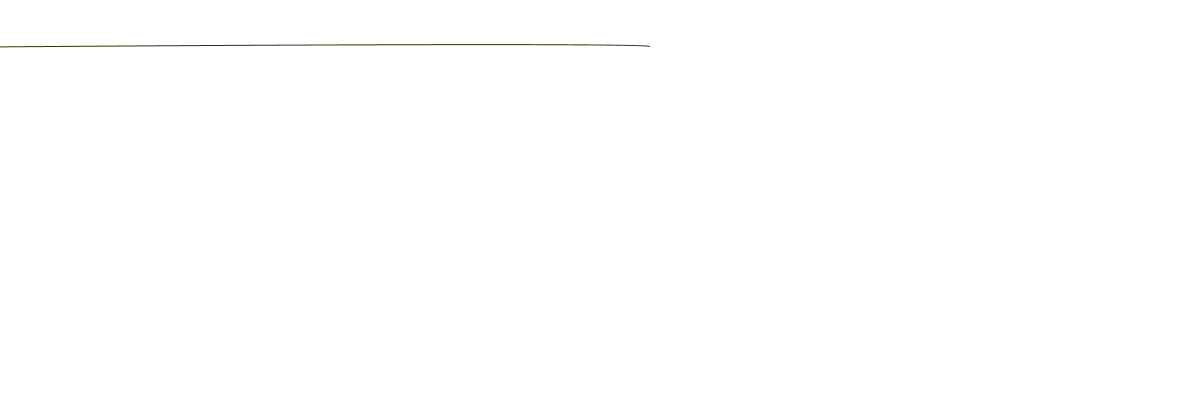
Frame 1 (no input)
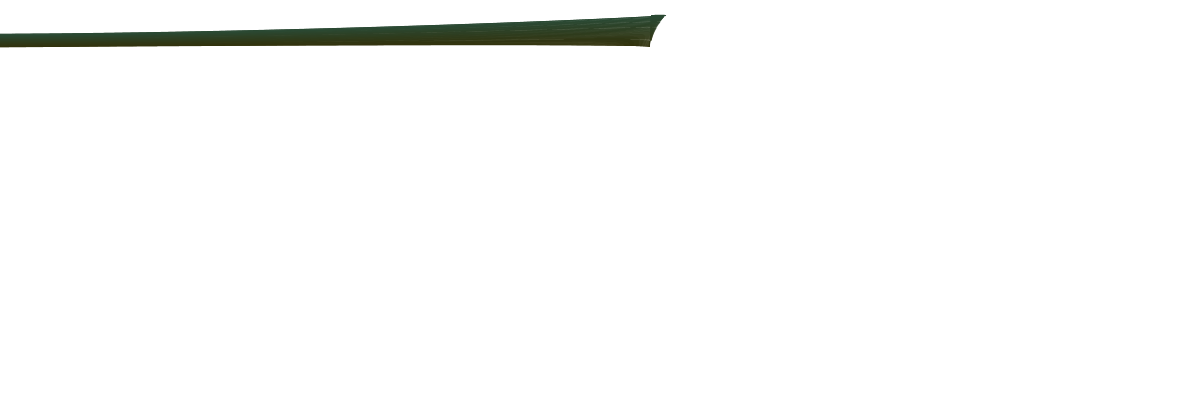
Frame 60 (the mouse pressed at the canvas centre just before this capture)
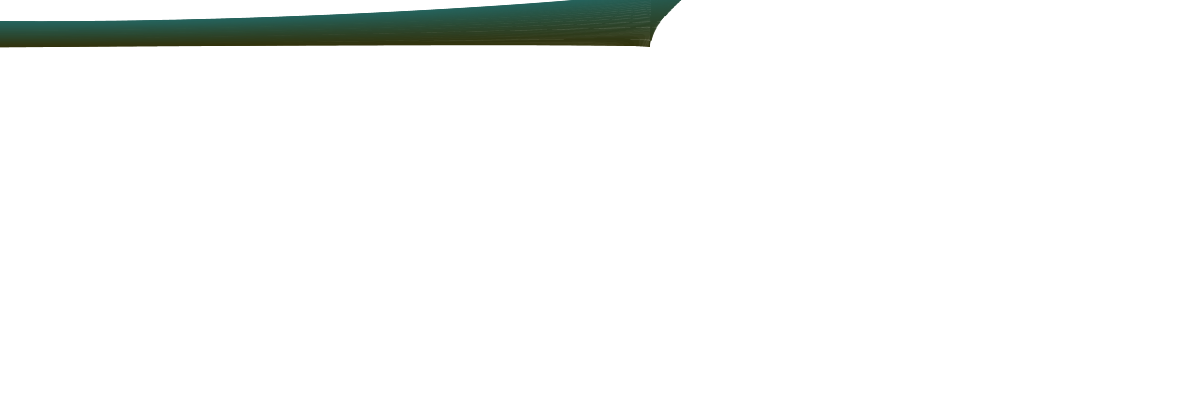
Frame 120 (the mouse held since frame 60 and released just before this capture)

The Processing sketch that drew these frames (run headless with seeded random() and noise(); from frame 60 on, the mouse is pressed at the canvas centre):

// Processing sketch: BezierMaker
// ── BezierMaker.pde
float t;
float x1 = width * noise(t + 15);
float x2 = width * noise(t + 25);
float x3 = width * noise(t + 35);
float x4 = width * noise(t + 45);
float y1 = changeYs(height * noise(t + 55));
float y2 = changeYs(height * noise(t + 60));
float y3 = changeYs(height * noise(t + 64));
float y4 = changeYs(height * noise(t + 80));
float r = height * noise(t + 300);
float g = height * noise(t + 400);
float b = height * noise(t + 500);

void setup() {
  background(255);
  size(1200, 400);
  stroke(0, 18);
  noFill();
  t = 200;
}
float changeYs(float num) {
  num -= height/2;
  num *= 2;
  num += height/2;
  return num;
}
void draw() {
  float divConst = 200;
  x1 += (width * (noise(t + 15)-.2))/divConst;
  x2 += (width * (noise(t + 25)-.2))/divConst;
  x3 += (width * (noise(t + 35)-.2))/divConst;
  x4 += (width * (noise(t + 45)-.2))/divConst;
  y1 += (changeYs(height * (noise(t + 55)-.2)))/divConst;
  y2 += (changeYs(height * (noise(t + 60)-.2)))/divConst;
  y3 += (changeYs(height * (noise(t + 64)-.2)))/divConst;
  y4 += (changeYs(height * (noise(t + 80)-.2)))/divConst;
  r += (height * (noise(t + 300)-.2))/divConst;
  g += (height * (noise(t + 400)-.2))/divConst;
  b += (height * (noise(t + 500)-.2))/divConst;
  stroke(r/1.2, g/1.6, b/1.2);
  float offsetX = width/2;
  bezier(x1-offsetX, y1, x2-offsetX, y2, x3+offsetX, y3, x4+offsetX, y4);

  t += 0.001;

  // clear the background every 500 frames using mod (%) operator
  if (frameCount % 300 == 0) {
    save(random(10000)+".png");
    background(255);
  }
}
